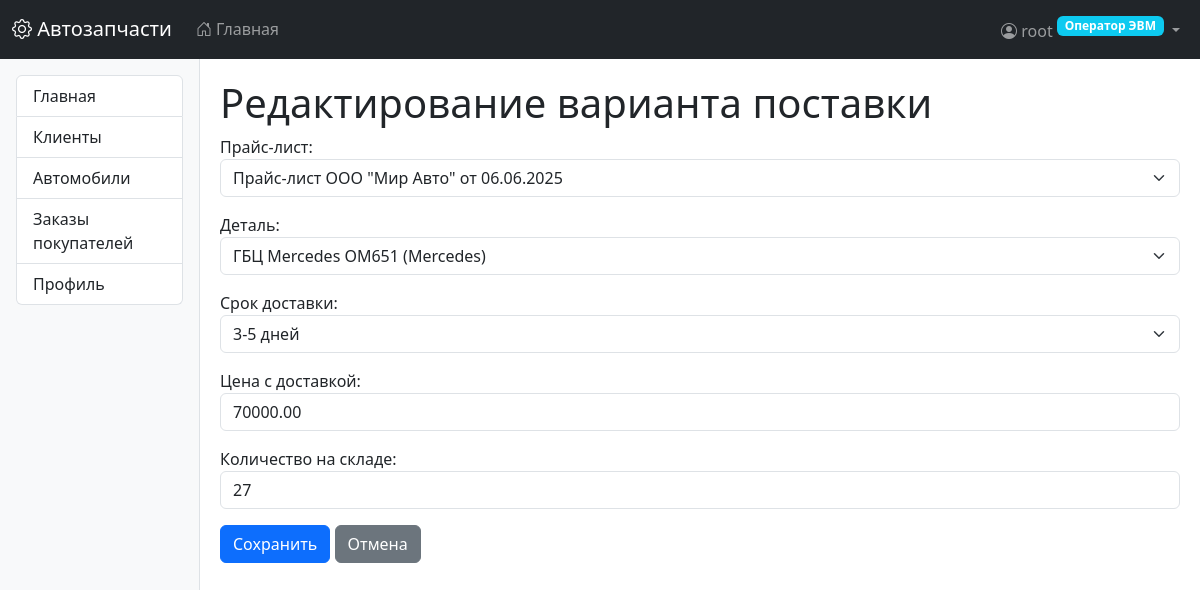
Page /parts/delivery-options/1/update/ (signed in) on the committed database.
### users/models.py (models this page shows, shortened)
class CustomUser(AbstractUser):
    class Role(models.TextChoices):
        OPERATOR = 'operator', _('Оператор ЭВМ')
        PARTS_MANAGER = 'parts_manager', _('Менеджер по деталям')
        ORDERS_MANAGER = 'orders_manager', _('Менеджер по заказам')
        SUPPLY_MANAGER = 'supply_manager', _('Менеджер по поставкам')
        STOREKEEPER = 'storekeeper', _('Кладовщик')
        DELIVERY_MANAGER = 'delivery_manager', _('Начальник службы доставки')
        DRIVER = 'driver', _('Водитель службы доставки')
    role = models.CharField(
        max_length=20,
        choices=Role.choices,
        default=Role.OPERATOR,
        verbose_name=_('Роль')
    )
    phone = models.CharField(max_length=20, blank=True, null=True, verbose_name=_('Телефон'))
    address = models.TextField(blank=True, null=True, verbose_name=_('Адрес'))
    delivery_preference = models.BooleanField(
        default=False,
        verbose_name=_('Требуется доставка')
    )
    groups = models.ManyToManyField(
        Group,
        verbose_name=_('Группы'),
        blank=True,
        related_name="custom_user_set",
        related_query_name="custom_user",
    )
    user_permissions = models.ManyToManyField(
        Permission,
        verbose_name=_('Права пользователя'),
        blank=True,
        related_name="custom_user_set",
        related_query_name="custom_user",
    )
    class Meta:
        verbose_name = _('Пользователь')
        verbose_name_plural = _('Пользователи')

### parts/models.py (models this page shows, shortened)
class DeliveryOption(models.Model):
    DELIVERY_RANGE_CHOICES = [
        ('3-5', '3-5 дней'),
        ('6-10', '6-10 дней'),
        ('10-20', '10-20 дней'),
    ]
    price_list = models.ForeignKey(
        PriceList,
        on_delete=models.CASCADE,
        related_name='delivery_options',
        verbose_name='Прайс-лист'
    )
    part = models.ForeignKey(
        Part,
        on_delete=models.CASCADE,
        related_name='delivery_options',
        verbose_name='Деталь'
    )
    delivery_range = models.CharField(
        'Срок доставки',
        max_length=10,
        choices=DELIVERY_RANGE_CHOICES
    )
    price = models.DecimalField(
        'Цена с доставкой',
        max_digits=10,
        decimal_places=2
    )
    in_stock = models.PositiveIntegerField('Количество на складе', default=0)
    class Meta:
        verbose_name = 'Вариант поставки'
        verbose_name_plural = 'Варианты поставки'
        unique_together = [['price_list', 'part', 'delivery_range']]

### parts/views.py (the view)
# urls.py: path('delivery-options/<int:pk>/update/', views.DeliveryOptionUpdateView.as_view(), name='deliveryoption_update'),
class DeliveryOptionUpdateView(LoginRequiredMixin, RoleRequiredMixin, UpdateView):
    model = DeliveryOption
    form_class = DeliveryOptionForm
    template_name = 'parts/deliveryoption_form.html'
    success_url = reverse_lazy('deliveryoption_list')
    allowed_roles = ['supply_manager']

### parts/forms.py
class DeliveryOptionForm(forms.ModelForm):
    class Meta:
        model = DeliveryOption
        fields = ['price_list', 'part', 'delivery_range', 'price', 'in_stock']
        widgets = {
            'price_list': forms.Select(attrs={'class': 'form-select'}),
            'part': forms.Select(attrs={'class': 'form-select'}),
            'delivery_range': forms.Select(attrs={'class': 'form-select'}),
            'price': forms.NumberInput(attrs={'class': 'form-control'}),
            'in_stock': forms.NumberInput(attrs={'class': 'form-control'}),
        }

### core/mixins.py (called while the page is built)
    def test_func(self):
        if not self.request.user.is_authenticated:
            return False
        if self.request.user.is_superuser:
            return True
        if self.request.user.role in self.allowed_roles:
            return True
        raise PermissionDenied("У вас нет прав для доступа к этой странице")

### parts/models.py (called while the page is built)
    def __str__(self):
        return self.name

    def __str__(self):
        return self.name

    def __str__(self):
        loc = dict(self.LOCATION_CHOICES).get(self.location, '')
        return f"{self.name} ({self.manufacturer}) {loc}".strip()

    def __str__(self):
        return f"Прайс-лист {self.supplier} от {self.uploaded_at.strftime('%d.%m.%Y')}"

### templates/parts/deliveryoption_form.html (shortened to what this page needs)
{% extends "base.html" %}
{% block content %}
<h1>{% if object %}Редактирование варианта поставки{% else %}Добавление нового варианта поставки{% endif %}</h1>
<form method="post">
    <div class="mb-3">
        {{ form.price_list.label_tag }}
        {{ form.price_list }}
    </div>
    <div class="mb-3">
        {{ form.part.label_tag }}
        {{ form.part }}
    </div>
    <div class="mb-3">
        {{ form.delivery_range.label_tag }}
        {{ form.delivery_range }}
    </div>
    <div class="mb-3">
        {{ form.price.label_tag }}
        {{ form.price }}
    </div>
    <div class="mb-3">
        {{ form.in_stock.label_tag }}
        {{ form.in_stock }}
    </div>
    <button type="submit" class="btn btn-primary">Сохранить</button>
    <a href="{% url 'deliveryoption_list' %}" class="btn btn-secondary">Отмена</a>
</form>
{% endblock %}

### templates/base.html (shortened to what this page needs)
<!DOCTYPE html>
<html lang="ru">
<head>
    <link href="https://cdn.jsdelivr.net/npm/bootstrap@5.3.0/dist/css/bootstrap.min.css" rel="stylesheet">
    <link rel="stylesheet" href="https://cdn.jsdelivr.net/npm/bootstrap-icons@1.10.0/font/bootstrap-icons.css">
</head>
<body>
    <nav class="navbar navbar-expand-lg navbar-dark bg-dark">
        <div class="container-fluid">
            <a class="navbar-brand" href="{% url 'home' %}">
                <i class="bi bi-gear"></i> Автозапчасти
            </a>
            <div class="collapse navbar-collapse" id="navbarMain">
                <ul class="navbar-nav me-auto">
                    <li class="nav-item">
                        <a class="nav-link" href="{% url 'home' %}">
                            <i class="bi bi-house-door"></i> Главная
                        </a>
                    </li>
                </ul>
                <ul class="navbar-nav ms-auto">
                    {% if user.is_authenticated %}
                    <li class="nav-item dropdown">
                        <a class="nav-link dropdown-toggle" href="#" role="button" data-bs-toggle="dropdown">
                            <i class="bi bi-person-circle"></i>
                            {{ user.get_full_name|default:user.username }}
                            <span class="badge bg-info role-badge">{{ user.get_role_display }}</span>
                        </a>
                    </li>
                    {% else %}
                    <li class="nav-item">
                        <a class="nav-link" href="{% url 'login' %}">
                            <i class="bi bi-box-arrow-in-right"></i> Войти
                        </a>
                    </li>
                    {% endif %}
                </ul>
            </div>
        </div>
    </nav>
    <div class="container-fluid">
        <div class="row">
            {% if user.is_authenticated %}
            <div class="col-md-2 sidebar p-3">
                <div class="list-group">
                    {% for item in menu_items %}
                    <a href="{{ item.url }}" class="list-group-item list-group-item-action">
                        {{ item.title }}
                    </a>
                    {% endfor %}
                </div>
            </div>
            <div class="col-md-10 main-content">
            {% else %}
            <div class="col-12 main-content">
            {% endif %}
                {% block content %}{% endblock %}
            </div>
        </div>
    </div>
</body>
</html>

### templates/base.html (style rules this page uses)
.sidebar { min-height: calc(100vh - 56px); background-color: #f8f9fa; border-right: 1px solid #dee2e6; }
.main-content { padding: 20px; }
.role-badge { font-size: 0.75rem; vertical-align: super; }

### rows in the picture
CustomUser: get_full_name "root", role "Оператор ЭВМ"
DeliveryOption: price_list "Прайс-лист ООО \"Мир Авто\" от 06.06.2025", part "ГБЦ Mercedes OM651 (Mercedes)", delivery_range "3-5 дней", price "70000.00", in_stock "27"

### other values in the picture
{{ item.title }} "Главная" "Клиенты" "Автомобили" "Заказы покупателей" "Профиль"
